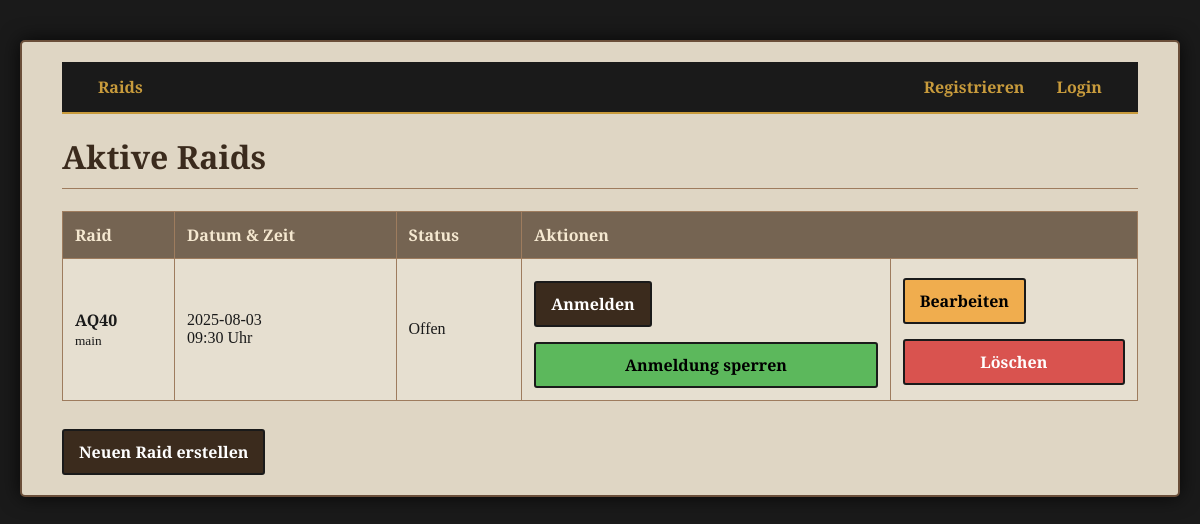
/raids, run on the app's committed database.
### tables this page shows
CREATE TABLE raids (id INTEGER PRIMARY KEY AUTOINCREMENT, raid_instanz TEXT NOT NULL, raid_datum DATE NOT NULL, raid_zeit TIME NOT NULL, raid_titel TEXT, status TEXT NOT NULL DEFAULT 'Offen', punkte_vergeben INTEGER NOT NULL DEFAULT 0, erstellt_am TIMESTAMP DEFAULT CURRENT_TIMESTAMP);

### app.py (the view)
@app.route('/raids')
def raid_liste():
    conn = get_db_connection(); raids = conn.execute("SELECT * FROM raids WHERE status != 'Abgeschlossen' ORDER BY raid_datum DESC, raid_zeit DESC").fetchall(); conn.close()
    return render_template('raid_liste.html', raid_liste=raids)

### app.py (called while the page is built)
def get_db_connection():
    conn = sqlite3.connect('loot_system.db'); conn.execute("PRAGMA foreign_keys = ON"); conn.row_factory = sqlite3.Row
    return conn

### templates/raid_liste.html (shortened to what this page needs)
{% extends "base.html" %}
{% block content %}
    <h1>Aktive Raids</h1>
    <table>
        <thead>
            <tr>
                <th>Raid</th>
                <th>Datum & Zeit</th>
                <th>Status</th>
                <th colspan="2">Aktionen</th>
            </tr>
        </thead>
        <tbody>
            {% for raid in raid_liste %}
            <tr>
                <td>
                    <strong>{{ raid['raid_instanz'] }}</strong>
                    {% if raid['raid_titel'] %}<br><small>{{ raid['raid_titel'] }}</small>{% endif %}
                </td>
                <td>{{ raid['raid_datum'] }}<br>{{ raid['raid_zeit'] }} Uhr</td>
                <td>{{ raid['status'] }}</td>
                <td>
                    {% if raid.status == 'Offen' %}
                        <a href="{{ url_for('raid_anmelden', raid_id=raid['id']) }}" class="button">Anmelden</a>
                        <form action="{{ url_for('raid_toggle_lock', raid_id=raid['id']) }}" method="post" onsubmit="return confirm('Soll der Raid wirklich gesperrt werden? Danach sind keine Anmeldungen mehr möglich.');" style="margin-top: 5px;">
                            <button type="submit" class="button btn-green">Anmeldung sperren</button>
                        </form>
                    {% elif raid.status == 'Gestartet' %}
                        <a href="{{ url_for('raid_dashboard', raid_id=raid['id']) }}" class="button">Verwalten</a>
                        <form action="{{ url_for('raid_toggle_lock', raid_id=raid['id']) }}" method="post" style="margin-top: 5px;">
                            <button type="submit" class="button btn-yellow">Anmeldung öffnen</button>
                        </form>
                    {% endif %}
                </td>
                <td>
                    <a href="{{ url_for('raid_bearbeiten', raid_id=raid['id']) }}" class="button btn-yellow" style="margin-top: 5px;">Bearbeiten</a>
                    <form action="{{ url_for('raid_loeschen', raid_id=raid['id']) }}" method="post" onsubmit="return confirm('Bist du sicher, dass du diesen Raid endgültig löschen willst?');" style="margin-top: 5px;">
                        <button type="submit" class="button btn-red">Löschen</button>
                    </form>
                </td>
            </tr>
            {% else %}
            <tr><td colspan="5">Keine aktiven Raids gefunden.</td></tr>
            {% endfor %}
        </tbody>
    </table>
    <br>
    <a href="{{ url_for('raid_erstellen') }}" class="button">Neuen Raid erstellen</a>
{% endblock %}

### static/css/style.css (style rules this page uses)
body { background-image: url('https://upload.wikimedia.org/wikipedia/commons/b/b8/Classic_Stranglethorn_Vale.jpeg'); background-color: #1a1a1a; background-size: cover; background-attachment: fixed; background-position: center; font-family: 'Cinzel', serif; color: #1a1a1a; margin: 0; padding: 20px; }
h1, h2 { color: #3b2b1d; border-bottom: 1px solid #9e7c5e; padding-bottom: 10px; font-weight: 700; }
table { border-collapse: collapse; width: 100%; margin-top: 20px; background-color: rgba(255, 255, 255, 0.2); }
th, td { border: 1px solid #9e7c5e; text-align: left; padding: 12px; }
th { background-color: rgba(91, 70, 52, 0.8); color: #f5e8d0; font-weight: 700; }
form { display: flex; flex-direction: column; max-width: 500px; margin-top: 20px; }
.button, button { display: inline-block; background-color: #3b2b1d; color: #FFFFFF; padding: 10px 15px; margin-top: 10px; text-decoration: none; border: 2px solid #1a1a1a; border-radius: 3px; font-family: 'Cinzel', serif; font-weight: 700; font-size: 16px; cursor: pointer; text-align: center; transition: all 0.2s ease-in-out; }
.btn-green { background-color: #5cb85c; color: #000000; }
.btn-yellow { background-color: #f0ad4e; color: #000000; }
.btn-red { background-color: #d9534f; color: #FFFFFF; }

### data on the page
raids: raid_instanz "AQ40", raid_titel "main", raid_datum "2025-08-03", raid_zeit "09:30", status "Offen"
